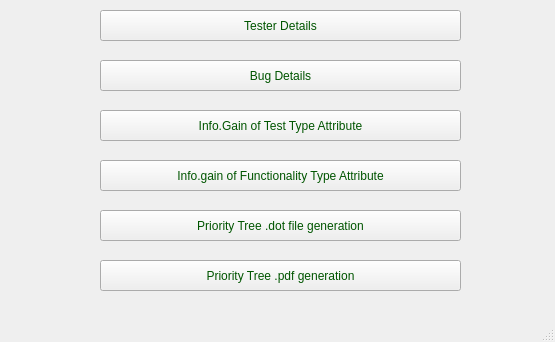
<?xml version="1.0" encoding="UTF-8"?>
<ui version="4.0">
 <class>MainWindow</class>
 <widget class="QMainWindow" name="MainWindow">
  <property name="geometry">
   <rect>
    <x>0</x>
    <y>0</y>
    <width>555</width>
    <height>342</height>
   </rect>
  </property>
  <property name="windowTitle">
   <string>Priority tree generation</string>
  </property>
  <property name="styleSheet">
   <string notr="true">color: rgb(0, 85, 0);
font: 75 12pt &quot;MS Shell Dlg 2&quot;;</string>
  </property>
  <widget class="QWidget" name="centralwidget">
   <widget class="QPushButton" name="pushButton">
    <property name="geometry">
     <rect>
      <x>100</x>
      <y>60</y>
      <width>361</width>
      <height>31</height>
     </rect>
    </property>
    <property name="text">
     <string>Bug Details</string>
    </property>
   </widget>
   <widget class="QPushButton" name="pushButton_2">
    <property name="geometry">
     <rect>
      <x>100</x>
      <y>110</y>
      <width>361</width>
      <height>31</height>
     </rect>
    </property>
    <property name="text">
     <string>Info.Gain of Test Type Attribute</string>
    </property>
   </widget>
   <widget class="QPushButton" name="pushButton_3">
    <property name="geometry">
     <rect>
      <x>100</x>
      <y>10</y>
      <width>361</width>
      <height>31</height>
     </rect>
    </property>
    <property name="text">
     <string>Tester Details</string>
    </property>
   </widget>
   <widget class="QPushButton" name="pushButton_5">
    <property name="geometry">
     <rect>
      <x>100</x>
      <y>160</y>
      <width>361</width>
      <height>31</height>
     </rect>
    </property>
    <property name="text">
     <string>Info.gain of Functionality Type Attribute</string>
    </property>
   </widget>
   <widget class="QPushButton" name="pushButton_6">
    <property name="geometry">
     <rect>
      <x>100</x>
      <y>210</y>
      <width>361</width>
      <height>31</height>
     </rect>
    </property>
    <property name="text">
     <string>Priority Tree .dot file generation</string>
    </property>
   </widget>
   <widget class="QPushButton" name="pushButton_7">
    <property name="geometry">
     <rect>
      <x>100</x>
      <y>260</y>
      <width>361</width>
      <height>31</height>
     </rect>
    </property>
    <property name="text">
     <string>Priority Tree .pdf generation</string>
    </property>
   </widget>
  </widget>
  <widget class="QStatusBar" name="statusbar"/>
 </widget>
 <resources/>
 <connections/>
</ui>
